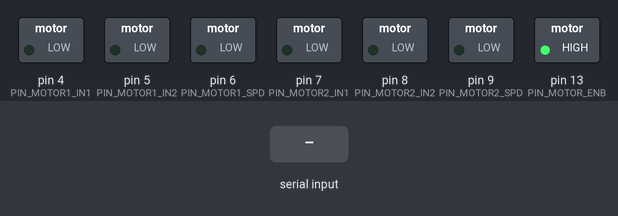
This sketch was run on a simulated Arduino Uno, built with avr-gcc and run on an emulated ATmega328P. On the bench: switched loads named in the sketch (green lamp = pin HIGH). The inputs (shaded band) are chosen by the test bench.

Above: at 1.2 s.
1.3 s: "90,45\n" received over Serial
At 3.4 s:
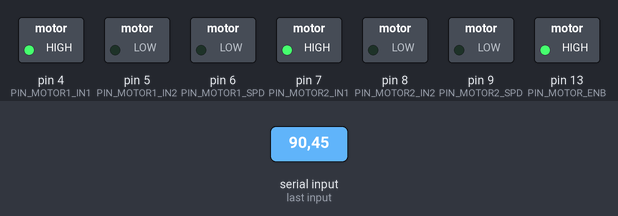
3.8 s: "30,150\n" received over Serial
At 4.6 s:
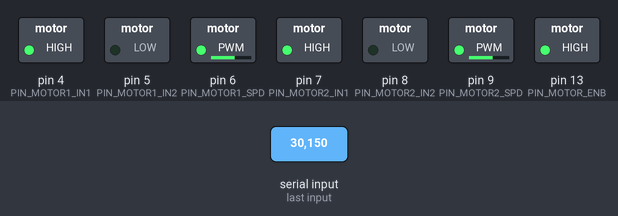
6.3 s: "200\n" received over Serial
At 7.0 s:
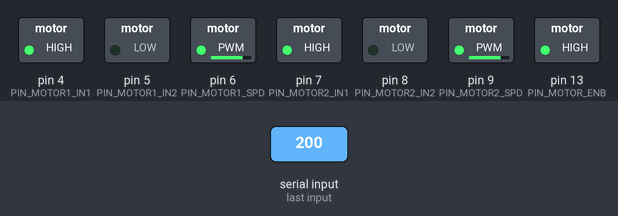
Timing chart, 0 to 9.3 s (numbered marks = the images above; inputs shaded):
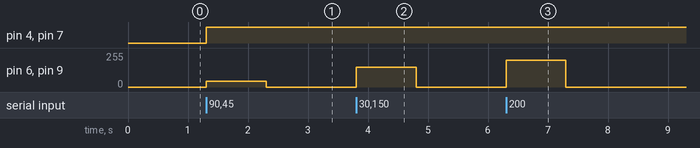

The sketch:

Ferro_BasicMotorDrive.ino
```cpp
#define PIN_MOTOR1_IN1 4
#define PIN_MOTOR1_IN2 5

#define PIN_MOTOR2_IN1 7
#define PIN_MOTOR2_IN2 8

#define PIN_MOTOR1_SPD 6
#define PIN_MOTOR2_SPD 9

#define PIN_MOTOR_ENB 13

#define PIN_ENCODER_1 2
#define PIN_ENCODER_2 3


void motorFullSpeed(int speed)
{
  analogWrite(PIN_MOTOR1_SPD, speed);
  analogWrite(PIN_MOTOR2_SPD, speed);
}

void motorStop()
{
  digitalWrite(PIN_MOTOR1_SPD, LOW);
  digitalWrite(PIN_MOTOR2_SPD, LOW);
}

void motorForward(int speed)
{
  digitalWrite(PIN_MOTOR1_IN1, HIGH);
  digitalWrite(PIN_MOTOR1_IN2, LOW);
  digitalWrite(PIN_MOTOR2_IN1, HIGH);
  digitalWrite(PIN_MOTOR2_IN2, LOW);
  motorFullSpeed(speed);
}

void setup() {
  // put your setup code here, to run once:
  Serial.begin(115200);
  pinMode(PIN_MOTOR_ENB, OUTPUT);
  digitalWrite(PIN_MOTOR_ENB, HIGH);
  pinMode(PIN_MOTOR1_IN1, OUTPUT);
  pinMode(PIN_MOTOR1_IN2, OUTPUT);
  pinMode(PIN_MOTOR2_IN1, OUTPUT);
  pinMode(PIN_MOTOR2_IN2, OUTPUT);
  pinMode(PIN_MOTOR1_SPD, OUTPUT);
  pinMode(PIN_MOTOR2_SPD, OUTPUT);
  motorStop();
}

void loop() {
  // put your main code here, to run repeatedly:
  if (Serial.available())
  {
    int num = Serial.parseInt();

    motorForward(num);
  }
//  delay(1000);
//  motorForward();
//  delay(3000);
//  motorStop();
}
```

Measured:
- after the input at 1.3 s, pin 4 (PIN_MOTOR1_IN1), pin 7 (PIN_MOTOR2_IN1): LOW → HIGH at once; pin 6 (PIN_MOTOR1_SPD), pin 9 (PIN_MOTOR2_SPD): 0/255 → 45/255 at once, → 0/255 1.0 s later
- after the input at 3.8 s, pin 6 (PIN_MOTOR1_SPD), pin 9 (PIN_MOTOR2_SPD): 0/255 → 150/255 at once, → 0/255 1.0 s later
- after the input at 6.3 s, pin 6 (PIN_MOTOR1_SPD), pin 9 (PIN_MOTOR2_SPD): 0/255 → 200/255 at once, → 0/255 1.0 s later
